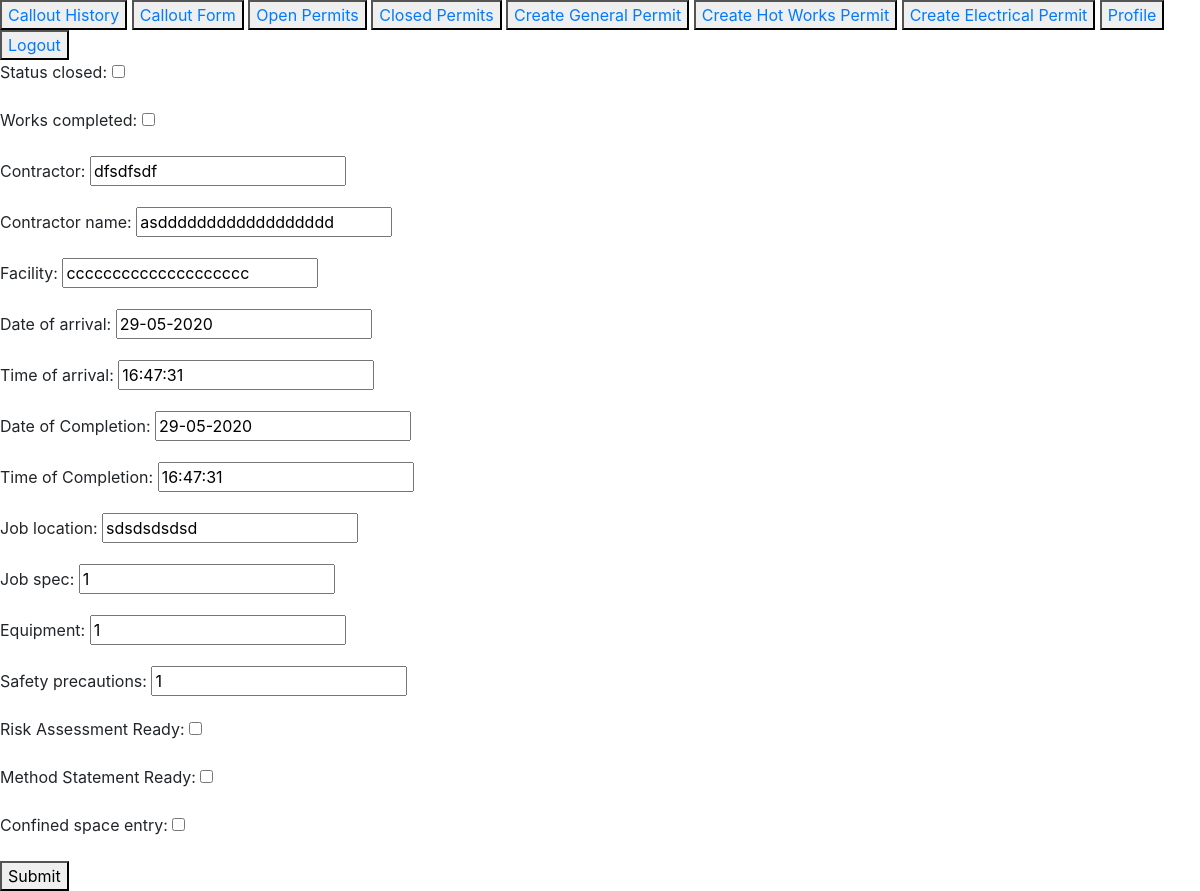
The page /permit/4/general_edit/ (signed in) on the database its author committed.
### permits/models.py (models this page shows, shortened)
class Permit(models.Model):
    profile = models.ForeignKey(User, blank=True, null=True, on_delete=models.CASCADE)
    contractor = models.CharField(max_length=100, default='')
    contractor_name = models.CharField(max_length=100, default='')
    facility = models.CharField(max_length=100, default='')
    date_of_arrival = models.DateField(auto_now_add=False, default=timezone.now)
    time_of_arrival = models.TimeField(auto_now_add=False, default=timezone.now)
    date_of_finish = models.DateField(auto_now_add=False, default=timezone.now)
    time_of_finish = models.TimeField(auto_now_add=False, default=timezone.now)
    job_location = models.CharField(max_length=100, default='')
    job_spec = models.TextField(max_length=500, default='')
    equipment = models.TextField(max_length=100, default='')
    status_closed = models.BooleanField(default=False)
    works_completed = models.BooleanField(default=False)

### permits/views.py (the view)
# urls.py: path('permit/<int:pk>/general_edit/', GeneralEditView.as_view(), name='general_edit'),
class GeneralEditView(LoginRequiredMixin, UpdateView):
    login_url = 'login'
    model = General
    form_class = GeneralForm
    success_message = "Instance was updated successfully"
    template_name = 'create_form.html'
    redirect_field_name = 'general_detail_view.html'

### permits/forms.py
class GeneralForm(forms.ModelForm):
    class Meta:
        model = General
        exclude = ('profile', )
        widgets = form_styles
    field_order = ['status_closed', 'works_completed', field_order_list, general_field_list]
    def __init__(self, *args, **kwargs):
        super(GeneralForm, self).__init__(*args, **kwargs)
        self.fields['date_of_finish'].label = 'Date of Completion'
        self.fields['time_of_finish'].label = 'Time of Completion'
        self.fields['ra_ready'].label = 'Risk Assessment Ready'
        self.fields['ms_ready'].label = 'Method Statement Ready'

### permits/templates/create_form.html (shortened to what this page needs)
{% extends 'base.html' %}
{% block content %}
    <form method="post">
        {{ form.as_p }}
        <button type="submit">Submit</button>
    </form>
{% endblock %}

### rows shown on the page
Permit: contractor "dfsdfsdf", contractor_name "asdddddddddddddddddd", facility "cccccccccccccccccccc", date_of_arrival "29-05-2020", time_of_arrival "16:47:31", date_of_finish "29-05-2020", time_of_finish "16:47:31", job_location "sdsdsdsdsd", job_spec "1", equipment "1"
